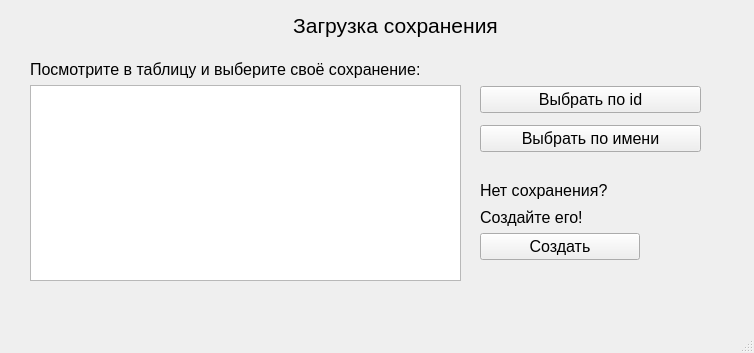
<?xml version="1.0" encoding="UTF-8"?>
<ui version="4.0">
 <class>MainWindow</class>
 <widget class="QMainWindow" name="MainWindow">
  <property name="geometry">
   <rect>
    <x>0</x>
    <y>0</y>
    <width>754</width>
    <height>353</height>
   </rect>
  </property>
  <property name="windowTitle">
   <string>MainWindow</string>
  </property>
  <widget class="QWidget" name="centralwidget">
   <widget class="QLabel" name="label">
    <property name="geometry">
     <rect>
      <x>240</x>
      <y>10</y>
      <width>311</width>
      <height>31</height>
     </rect>
    </property>
    <property name="font">
     <font>
      <pointsize>16</pointsize>
     </font>
    </property>
    <property name="text">
     <string>Загрузка сохранения</string>
    </property>
    <property name="alignment">
     <set>Qt::AlignCenter</set>
    </property>
   </widget>
   <widget class="QWidget" name="verticalLayoutWidget">
    <property name="geometry">
     <rect>
      <x>30</x>
      <y>60</y>
      <width>431</width>
      <height>221</height>
     </rect>
    </property>
    <layout class="QVBoxLayout" name="verticalLayout">
     <item>
      <widget class="QLabel" name="label_2">
       <property name="font">
        <font>
         <pointsize>12</pointsize>
        </font>
       </property>
       <property name="text">
        <string>Посмотрите в таблицу и выберите своё сохранение:</string>
       </property>
      </widget>
     </item>
     <item>
      <widget class="QTableWidget" name="tableWidget">
       <property name="editTriggers">
        <set>QAbstractItemView::NoEditTriggers</set>
       </property>
      </widget>
     </item>
    </layout>
   </widget>
   <widget class="QWidget" name="verticalLayoutWidget_2">
    <property name="geometry">
     <rect>
      <x>480</x>
      <y>180</y>
      <width>160</width>
      <height>80</height>
     </rect>
    </property>
    <layout class="QVBoxLayout" name="verticalLayout_2">
     <item>
      <widget class="QLabel" name="label_3">
       <property name="font">
        <font>
         <pointsize>12</pointsize>
        </font>
       </property>
       <property name="text">
        <string>Нет сохранения?</string>
       </property>
      </widget>
     </item>
     <item>
      <widget class="QLabel" name="label_4">
       <property name="font">
        <font>
         <pointsize>12</pointsize>
        </font>
       </property>
       <property name="text">
        <string>Создайте его!</string>
       </property>
      </widget>
     </item>
     <item>
      <widget class="QPushButton" name="btn_create">
       <property name="font">
        <font>
         <pointsize>12</pointsize>
        </font>
       </property>
       <property name="text">
        <string>Создать</string>
       </property>
      </widget>
     </item>
    </layout>
   </widget>
   <widget class="QWidget" name="verticalLayoutWidget_3">
    <property name="geometry">
     <rect>
      <x>480</x>
      <y>80</y>
      <width>221</width>
      <height>80</height>
     </rect>
    </property>
    <layout class="QVBoxLayout" name="verticalLayout_3">
     <item>
      <widget class="QPushButton" name="btn_id">
       <property name="font">
        <font>
         <pointsize>12</pointsize>
        </font>
       </property>
       <property name="text">
        <string>Выбрать по id</string>
       </property>
      </widget>
     </item>
     <item>
      <widget class="QPushButton" name="btn_name">
       <property name="font">
        <font>
         <pointsize>12</pointsize>
        </font>
       </property>
       <property name="text">
        <string>Выбрать по имени</string>
       </property>
      </widget>
     </item>
    </layout>
   </widget>
  </widget>
  <widget class="QMenuBar" name="menubar">
   <property name="geometry">
    <rect>
     <x>0</x>
     <y>0</y>
     <width>754</width>
     <height>21</height>
    </rect>
   </property>
  </widget>
  <widget class="QStatusBar" name="statusbar"/>
 </widget>
 <resources/>
 <connections/>
</ui>
